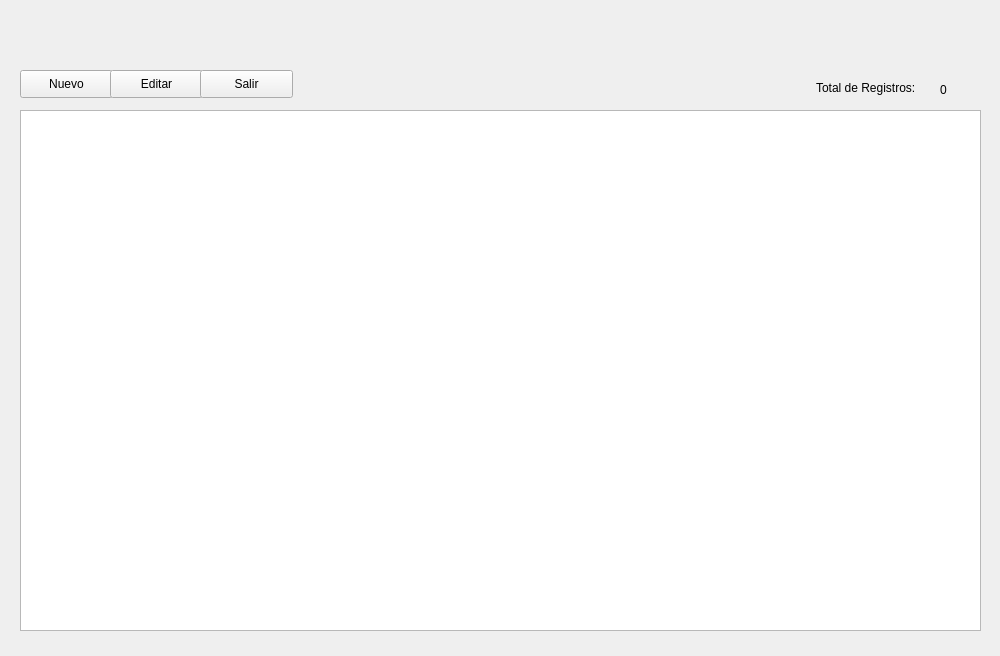
<?xml version="1.0" encoding="UTF-8"?>
<ui version="4.0">
 <class>dlgDemo53_Orden</class>
 <widget class="QWidget" name="dlgDemo53_Orden">
  <property name="geometry">
   <rect>
    <x>0</x>
    <y>0</y>
    <width>1000</width>
    <height>656</height>
   </rect>
  </property>
  <property name="minimumSize">
   <size>
    <width>1000</width>
    <height>600</height>
   </size>
  </property>
  <property name="windowTitle">
   <string>Mantenimiento de Ordenes</string>
  </property>
  <widget class="QPushButton" name="btnNuevo">
   <property name="geometry">
    <rect>
     <x>20</x>
     <y>70</y>
     <width>93</width>
     <height>28</height>
    </rect>
   </property>
   <property name="text">
    <string>Nuevo</string>
   </property>
  </widget>
  <widget class="QPushButton" name="btnEditar">
   <property name="geometry">
    <rect>
     <x>110</x>
     <y>70</y>
     <width>93</width>
     <height>28</height>
    </rect>
   </property>
   <property name="text">
    <string>Editar</string>
   </property>
  </widget>
  <widget class="QPushButton" name="btnSalir">
   <property name="geometry">
    <rect>
     <x>200</x>
     <y>70</y>
     <width>93</width>
     <height>28</height>
    </rect>
   </property>
   <property name="text">
    <string>Salir</string>
   </property>
  </widget>
  <widget class="QTableView" name="tblOrden">
   <property name="geometry">
    <rect>
     <x>20</x>
     <y>110</y>
     <width>961</width>
     <height>521</height>
    </rect>
   </property>
   <property name="selectionMode">
    <enum>QAbstractItemView::SingleSelection</enum>
   </property>
   <property name="selectionBehavior">
    <enum>QAbstractItemView::SelectRows</enum>
   </property>
  </widget>
  <widget class="QLabel" name="lblRegistros">
   <property name="geometry">
    <rect>
     <x>816</x>
     <y>80</y>
     <width>111</width>
     <height>16</height>
    </rect>
   </property>
   <property name="text">
    <string>Total de Registros:</string>
   </property>
  </widget>
  <widget class="QLabel" name="lblTotal">
   <property name="geometry">
    <rect>
     <x>940</x>
     <y>80</y>
     <width>31</width>
     <height>20</height>
    </rect>
   </property>
   <property name="text">
    <string>0</string>
   </property>
  </widget>
 </widget>
 <resources/>
 <connections/>
</ui>
